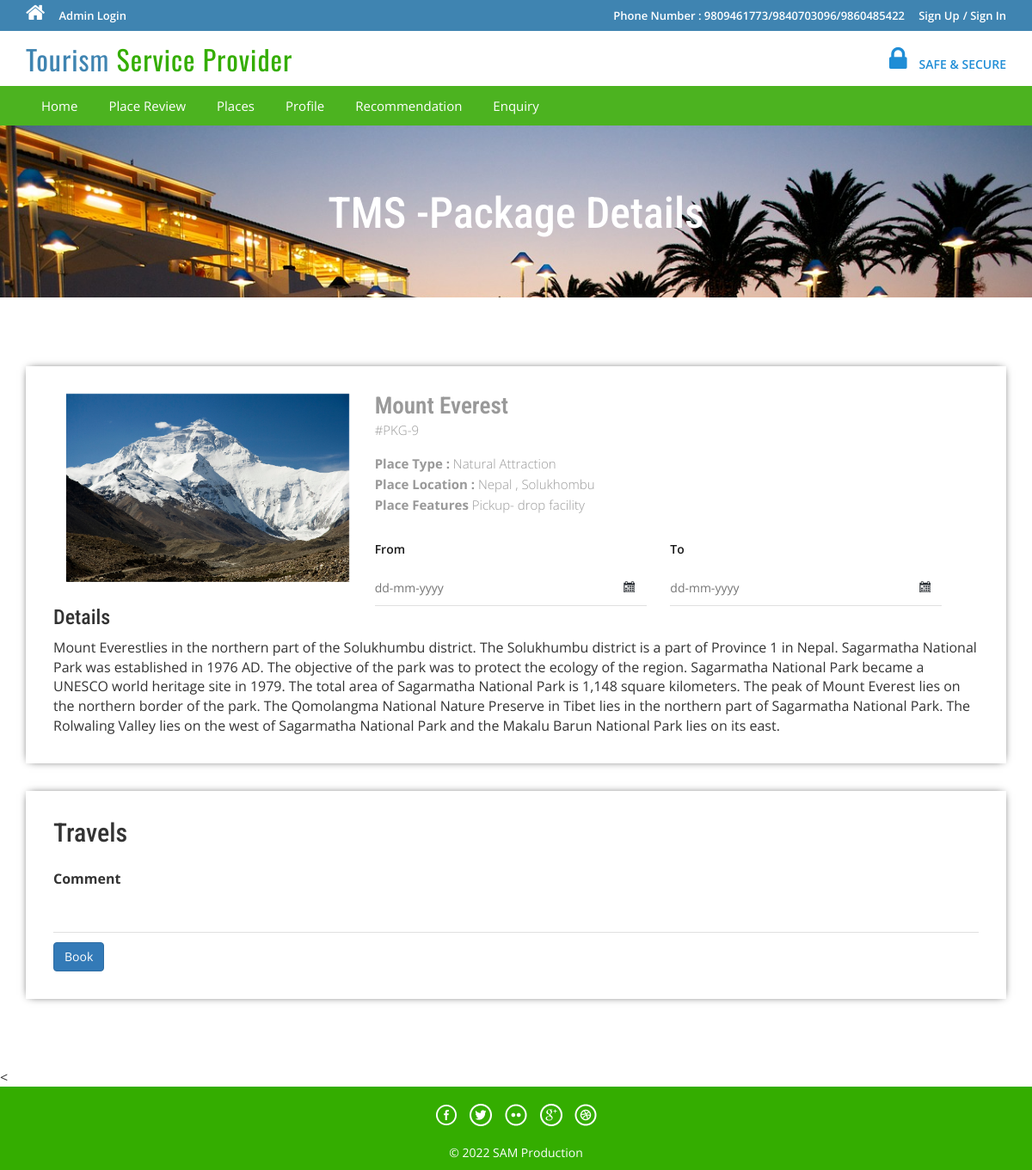
Screenshot of /onlinetourism/tms/package-details.php?pkgid=9 with the database file from the repository.
### tables this page shows
CREATE TABLE `tbltourpackages` (
  `PackageId` int(11) NOT NULL,
  `PackageName` varchar(200) DEFAULT NULL,
  `PackageType` varchar(150) DEFAULT NULL,
  `PackageLocation` varchar(100) DEFAULT NULL,
  `PackagePrice` int(11) DEFAULT NULL,
  `PackageFetures` varchar(255) DEFAULT NULL,
  `PackageDetails` mediumtext DEFAULT NULL,
  `PackageImage` varchar(100) DEFAULT NULL,
  `Creationdate` timestamp NULL DEFAULT current_timestamp(),
  `UpdationDate` timestamp NULL DEFAULT NULL ON UPDATE current_timestamp()
);

### onlinetourism/tms/package-details.php (the view, shortened to what this page needs)
<?php
include('includes/config.php');
?>
<!DOCTYPE HTML>
<html>
<head>
<link href="css/bootstrap.css" rel='stylesheet' type='text/css' />
<link href="css/style.css" rel='stylesheet' type='text/css' />
<link href="css/font-awesome.css" rel="stylesheet">
<link href="css/animate.css" rel="stylesheet" type="text/css" media="all">
<link rel="stylesheet" href="css/jquery-ui.css" />
</head>
<body>
<?php include('includes/header.php');?>
<div class="banner-3">
	<div class="container">
		<h1 class="wow zoomIn animated animated" data-wow-delay=".5s" style="visibility: visible; animation-delay: 0.5s; animation-name: zoomIn;"> TMS -Package Details</h1>
	</div>
</div>
<div class="selectroom">
	<div class="container">
<?php
$pid=intval($_GET['pkgid']);
$sql = "SELECT * from tbltourpackages where PackageId=:pid";
$query = $dbh->prepare($sql);
$query -> bindParam(':pid', $pid, PDO::PARAM_STR);
$query->execute();
$results=$query->fetchAll(PDO::FETCH_OBJ);
if($query->rowCount() > 0)
{
foreach($results as $result)
{	?>
<form name="book" method="post">
		<div class="selectroom_top">
			<div class="col-md-4 selectroom_left wow fadeInLeft animated" data-wow-delay=".5s">
				<img src="admin/pacakgeimages/<?php echo htmlentities($result->PackageImage);?>" class="img-responsive" alt="">
			</div>
			<div class="col-md-8 selectroom_right wow fadeInRight animated" data-wow-delay=".5s">
				<h2><?php echo htmlentities($result->PackageName);?></h2>
				<p class="dow">#PKG-<?php echo htmlentities($result->PackageId);?></p>
				<p><b>Place Type :</b> <?php echo htmlentities($result->PackageType);?></p>
				<p><b>Place Location :</b> <?php echo htmlentities($result->PackageLocation);?></p>
					<p><b>Place Features</b> <?php echo htmlentities($result->PackageFetures);?></p>
					<div class="ban-bottom">
				<div class="bnr-right">
				<label class="inputLabel">From</label>
				<input class="date" id="datepicker" type="text" placeholder="dd-mm-yyyy"  name="fromdate" required="">
			</div>
			<div class="bnr-right">
				<label class="inputLabel">To</label>
				<input class="date" id="datepicker1" type="text" placeholder="dd-mm-yyyy" name="todate" required="">
			</div>
			</div>
			</div>
		<h3>Details</h3>
				<p style="padding-top: 1%"><?php echo htmlentities($result->PackageDetails);?> </p>
		</div>
		<div class="selectroom_top">
			<h2>Travels</h2>
			<div class="selectroom-info animated wow fadeInUp animated" data-wow-duration="1200ms" data-wow-delay="500ms" style="visibility: visible; animation-duration: 1200ms; animation-delay: 500ms; animation-name: fadeInUp; margin-top: -70px">
				<ul>
					<li class="spe">
						<label class="inputLabel">Comment</label>
						<input class="special" type="text" name="comment" required="">
					</li>
					<?php if($_SESSION['login'])
					{?>
						<li class="spe" align="center">
					<button type="submit" name="submit2" class="btn-primary btn">Book</button>
						</li>
						<?php } else {?>
							<li class="sigi" align="center" style="margin-top: 1%">
							<a href="#" data-toggle="modal" data-target="#myModal4" class="btn-primary btn" > Book</a></li>
							<?php } ?>
				</ul>
			</div>
		</div>
		</form>
<?php }} ?>
	</div>
</div>
<
<?php include('includes/footer.php');?>
</body>
</html>

### onlinetourism/tms/css/style.css (style rules this page uses)
html, body { font-size: 100%; background: #fff; font-family: 'Open Sans', sans-serif; }
body a,.grid_1,plan_1,plan_1.one,plan_1.two,i.icon1, i.icon2, i.icon3, i.icon4, i.icon5, i.icon6 { transition:0.5s all; -webkit-transition:0.5s all; -moz-transition:0.5s all; -o-transition:0.5s all; -ms-transition:0.5s all; }
h1,h2,h3,h4,h5,h6 { margin:0; font-family: 'Roboto Condensed', sans-serif; }
p { margin:0; }
ul { margin:0; padding:0; }
label { margin:0; }
.bnr-right input[type="text"] { width: 95%; color: #9E9E9E; outline: none; font-size: 14px; padding: 10px 10px; border: 1px solid #9E9E9E; -webkit-appearance: none; margin-top: 10px; }
.date { background: url(../images/date-icon.png) no-repeat 95.5% 45% #fff; cursor: pointer; }
.ban-top .inputLabel,.ban-bottom .inputLabel { display: block; font-weight: 600; font-size: 14px; margin-bottom: 5px; color: #191919; }
.bnr-right { float: left; width:50%; }
.ban-bottom { margin-top: 30px; }
.banner-3 { background: url(../images/6.jpg)no-repeat; background-size: cover; -webkit-background-size: cover; -o-background-size: cover; -ms-background-size: cover; -moz-background-size: cover; min-height:200px; }
.banner-3 h1 { font-size: 50px; margin-bottom: 40px; padding: 1.5em 0 0; text-align: center; color: #fff; }
.selectroom { padding: 5em 0 3em; }
.selectroom_top { padding: 2em; box-shadow: 0px 0px 10px -4px #000; margin-bottom: 2em; }
.selectroom_right h2 { font-size: 1.7em; color: #999; font-weight: 600; margin: 0; }
p.dow { font-size: 15px; color: #999; font-weight: 300; line-height: 1.8em; margin-bottom:1em; }
.selectroom_right p { font-size: 15px; line-height: 1.6em; font-weight: 300; color: #999; }
.selectroom-info li { display: inline-block; float: left; }
.selectroom input[type="text"] { width: 92%; color: #9E9E9E; outline: none; font-size: 14px; padding: 10px 0px; border: none; border-bottom:1px solid rgba(0,0,0,.12); -webkit-appearance: none; margin-top: 10px; }
.selectroom-info ul { margin-top: 3em; }
li.spe { width: 100%; margin-top: 3em; }
li.spe input[type="text"] { width: 100%; }

### rows the page displays
tbltourpackages: PackageImage (picture), PackageName "Mount Everest", PackageId "9", PackageType "Natural Attraction", PackageLocation "Nepal , Solukhombu", PackageFetures "Pickup- drop facility", PackageDetails "Mount Everestlies in the northern part of the Solukhumbu district. The Solukhumbu district is a part of Province 1 in Nepal. Sagarmatha National Park was established in 1976 AD. The objective of the park was to protect the ecology of the region. Sagarmatha National Park became a UNESCO world heritage site in 1979. The total area of Sagarmatha National Park is 1,148 square kilometers. The peak of Mount Everest lies on the northern border of the park. The Qomolangma National Nature Preserve in Tibet lies in the northern part of Sagarmatha National Park. The Rolwaling Valley lies on the west of Sagarmatha National Park and the Makalu Barun National Park lies on its east."
